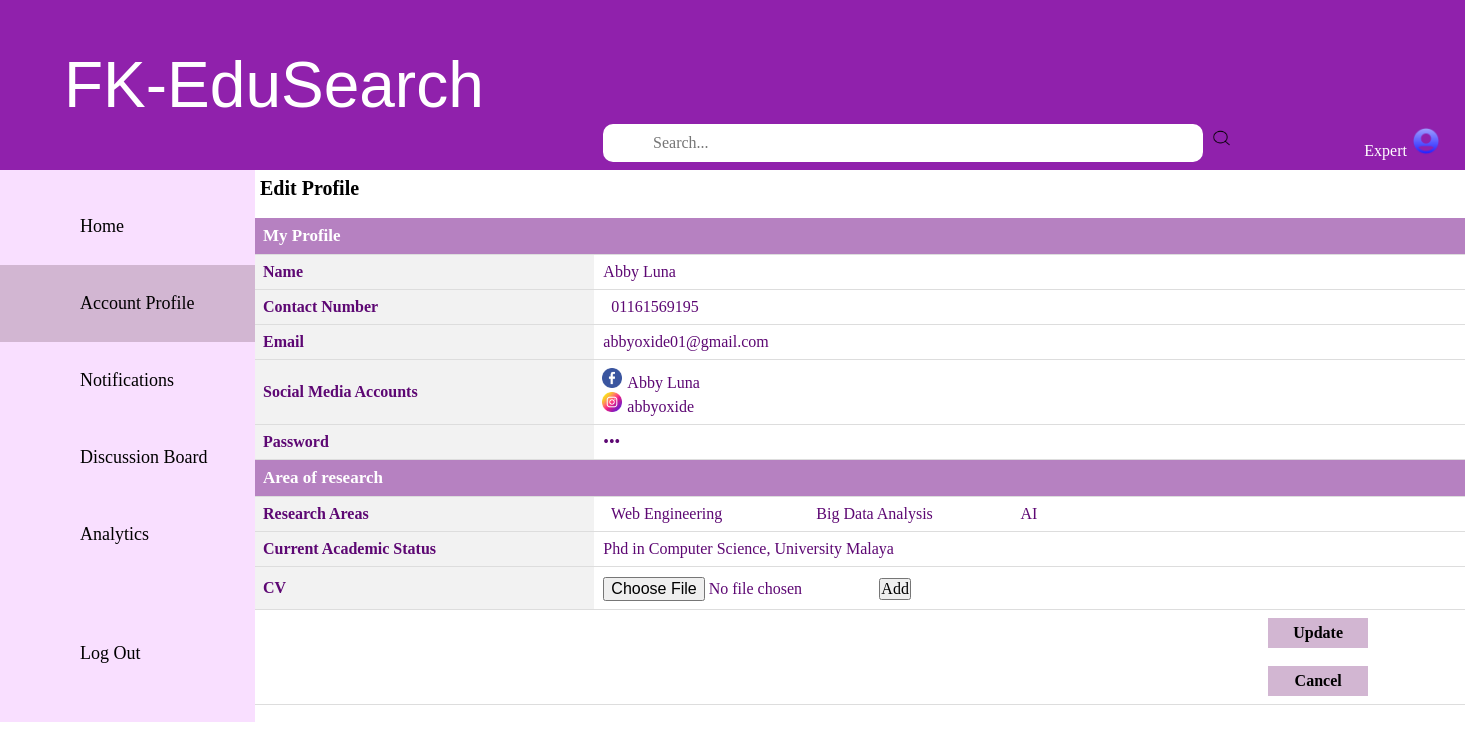
/module3/editProfile.php?expert_id=1, run on the app's committed database.
### tables this page shows
CREATE TABLE `expert` (
  `Expert_ID` int(11) NOT NULL,
  `expert_password` varchar(20) NOT NULL,
  `expert_name` varchar(30) NOT NULL,
  `expert_email` varchar(30) NOT NULL,
  `expert_phoneNum` varchar(20) NOT NULL,
  `expert_status` varchar(10) NOT NULL,
  `expert_researchArea1` varchar(50) NOT NULL,
  `expert_researchArea2` varchar(100) NOT NULL,
  `expert_researchArea3` varchar(100) NOT NULL,
  `expert_academicStatus` varchar(50) NOT NULL,
  `expert_socialAcc1` varchar(50) DEFAULT NULL,
  `expert_socialAcc2` varchar(20) DEFAULT NULL,
  `expert_CV` blob NOT NULL,
  `Admin_ID` int(11) NOT NULL
);

### module3/editProfile.php (the view, shortened to what this page needs)
<?php
include './link/dbconnection.php';
if (isset($_GET['expert_id'])) {
  $expertID = $_GET['expert_id'];
  $sql = "SELECT * FROM expert WHERE Expert_ID = $expertID";
  $result = $conn->query($sql);
  if ($result->num_rows > 0) {
    $row = $result->fetch_assoc();
    $expert_name = $row['expert_name'];
    $expert_email = $row['expert_email'];
    $expert_password = $row['expert_password'];
    $expert_phoneNum = $row['expert_phoneNum'];
    $expert_researchArea1 = $row['expert_researchArea1'];
    $expert_researchArea2 = $row['expert_researchArea2'];
    $expert_researchArea3 = $row['expert_researchArea3'];
    $expert_academicStatus = $row['expert_academicStatus'];
    $expert_socialAcc1 = $row['expert_socialAcc1'];
    $expert_socialAcc2 = $row['expert_socialAcc2'];
  } else {
    echo "Not found.";
    exit;
  }
} else {
  echo "No Expert_ID provided.";
  exit;
}
?>
<!DOCTYPE html>
<html>
<head>
  <link rel="stylesheet" href="https://use.fontawesome.com/releases/v5.0.7/css/all.css">
  <link rel="stylesheet" href="style/style.css">
</head>
<body>
  <div style="height: 170px;width: 100%;display: flex;align-items: center;justify-content: space-between;padding: 22px 14px;background-color:#9021AC">
    <a id="FK-EduSearch" class="FK Edu-Search">FK-EduSearch</a>
    <div>
      <input style="color:#5D0773;padding-left:50px;padding-top:10px;margin-bottom:12px;margin-left:1px;border:none;" type="search" placeholder="Search..." />
      <img style=" margin-right:10px ;padding-top:3px;margin-left:3px ;margin-top:128px;margin: bottom 1px;width:23px;height:23px" src="image/search.png" alt="search cant function">
    </div>
    <div>
      <p style="margin-right:10px ;margin-left:3px ;margin-top:125px;margin-bottom:10px;">Expert <img style="width:30px;height:auto;" src="image/woman.png" alt="profile picture" </p>
    </div>
  </div>
  <nav style=" background-color:#F9DFFF;display: flex;flex-direction: column;justify-content: space-between;height: 100%;width: 255px;padding-top:18px;padding-bottom: 30px;">
    <ul style="text-align: center; font-family: 'PT-serif', serif; font-size: 18px;">
      <li><a class="nav-link" href="home.php">Home</a></li>
      <li><a class="nav-link active " href="account.php">Account Profile</a></li>
      <li><a class="nav-link " href="notification.php">Notifications</a></li>
      <li><a class="nav-link" href="publication.php">Discussion Board</a></li>
      <li><a class="nav-link" href="calTotal.php">Analytics</a></li>
      <br><br>
      <li><a class="nav-link" href="#">Log Out</a></li>
    </ul>
  </nav>
  <p style="padding-left:5px;padding-top:5px;font-size:20px;margin-left:255px;color:black;margin-top: -550px;"><b>Edit Profile</b> </p><br>
  <form action="editProfile.php?expert_id=<?php echo $expertID; ?>" method="POST">
    <table style="color:#5D0773;padding-left:5px;padding-top:5px;margin-left:255px;">
      <tr>
        <th style="margin-left:10px;font-size:17px;color:white ;background-color:#B681C1;" colspan=" 2"><b>My Profile</b></th>
      </tr>
      <tr>
        <th>Name</th>
        <td style="margin-right:270px"><input style="color:#5D0773;margin-left:1px;margin-right:50px;border: none;" type="text" name="expert_name" value="<?php echo $expert_name; ?>" required /></td>
      </tr>
      <tr>
        <th>Contact Number</th>
        <td><input style="color:#5D0773;margin-left:1px;border: none;" type="text" name="expert_phoneNum" value="<?php echo $expert_phoneNum; ?>" required /></td>
      </tr>
      <tr>
        <th>Email</th>
        <td><input style="color:#5D0773;margin-left:1px;border: none;" type="email" name="expert_email" value="<?php echo $expert_email; ?>" required /></td>
      </tr>
      <tr>
        <th>Social Media Accounts</th>
        <td>
          <ul>
            <li><img class="image" src="image/facebook.png" alt="fb"> <span id="facebook"><input style="color:#5D0773;margin-left:1px;margin-right:50px;border: none;" type="text" name="expert_socialAcc1" value="<?php echo $expert_socialAcc1; ?>" /></span></li>
            <li><img class="image" src="image/instagram.png" alt="ig"> <span id="instagram"><input style="color:#5D0773;margin-left:1px;margin-right:50px;border: none;" type="text" name="expert_socialAcc2" value="<?php echo $expert_socialAcc2; ?>" /></span></li>
          </ul>
        </td>
      </tr>
      <tr>
        <th>Password</th>
        <td><input style="color:#5D0773;margin-left:1px;border: none;" type="password" name="expert_password" value="<?php echo $expert_password; ?>" required /></td>
      </tr>
      <tr>
        <th style="margin-left:30px;font-size:17px;color:white ;background-color:#B681C1;" colspan=" 2"><b>Area of research</b></th>
      </tr>
      <tr>
        <th>Research Areas</th>
        <td>
          <input style="color:#5D0773;margin-left:1px;border: none;" type="text" name="expert_researchArea1" value=" <?php echo $expert_researchArea1; ?>" />
          <input style="color:#5D0773;margin-left:1px;border: none;" type="text" name="expert_researchArea2" value=" <?php echo $expert_researchArea2; ?>" />
          <input style="color:#5D0773;margin-left:1px;border: none;" type="text" name="expert_researchArea3" value=" <?php echo $expert_researchArea3; ?>" />
        </td>
      </tr>
      <tr>
        <th>Current Academic Status</th>
        <td><input style="color:#5D0773;margin-left:1px;border: none;width:540px;" type="text" name="expert_academicStatus" value="<?php echo $expert_academicStatus; ?>" required /></td>
      </tr>
      <form action="uploadCV.php" method="POST" enctype="multipart/form-data">
        <tr>
          <th>CV</th>
          <td> <input style="color:#5D0773;margin-left:1px;padding-top:2px;border: none;" name="file" type="file" />
            <button type="submit" name="submit">Add</button>
          </td>
        </tr>
      </form>
      <tr>
        <td style="padding-top:50px">
        </td>
        <td>
          <button style="margin-left: 60%;border: none;background-color:#D2B6D2;" class="custom-btn" type="submit"><b>Update</b></button><br><br>
          <a href="account.php"><button style="margin-left: 60%;border: none;background-color:#D2B6D2;" class="custom-btn"><b>Cancel</b></button></a>
        </td>
      </tr>
    </table>
  </form>
</body>
</html>

### module3/style/style.css (style rules this page uses)
* { margin: 0; padding: 0; box-sizing: border-box; }
body { min-height: 100vh; width: 100vw; color: white; font-family: 'PT-serif', serif; }
#FK-EduSearch { font: 4rem 'Poppins', sans-serif; margin-left: 50px; }
input[type=search] { padding: 10px 350px; border-radius: 10px; }
.nav-link { display: inline-block; width: 100%; padding-top:28px; padding-bottom: 28px; padding-left: 80px; color: black; text-decoration: none; text-align: left; }
.active, .nav-link:hover { height: fit-content; color: black; background-color: #D2B6D2; }
ul { list-style-type: none; }
table { border-collapse: collapse; width: 100%; }
th, td { padding: 8px; text-align: left; border-bottom: 1px solid #ddd; }
th { background-color: #f2f2f2; }
button { margin-top: 10px; }
.image { width: 20px; height: auto; }
.custom-btn { width: 100px; height: 30px; font-family: 'PT-serif', serif; font-weight: 500; background: #D2B6D2; cursor: pointer; display: inline-block; border: none; outline: none; }
button { margin-right: 5px; }
a { text-decoration: none; }
button, input, optgroup, select, textarea { margin: 0; font-family: inherit; font-size: inherit; line-height: inherit; }

### data on the page
expert: expert_name "Abby Luna", expert_phoneNum "01161569195", expert_email "abbyoxide01@gmail.com", expert_socialAcc1 "Abby Luna", expert_socialAcc2 "abbyoxide", expert_researchArea1 "Web Engineering", expert_researchArea2 "Big Data Analysis", expert_researchArea3 "AI", expert_academicStatus "Phd in Computer Science, University Malaya"
